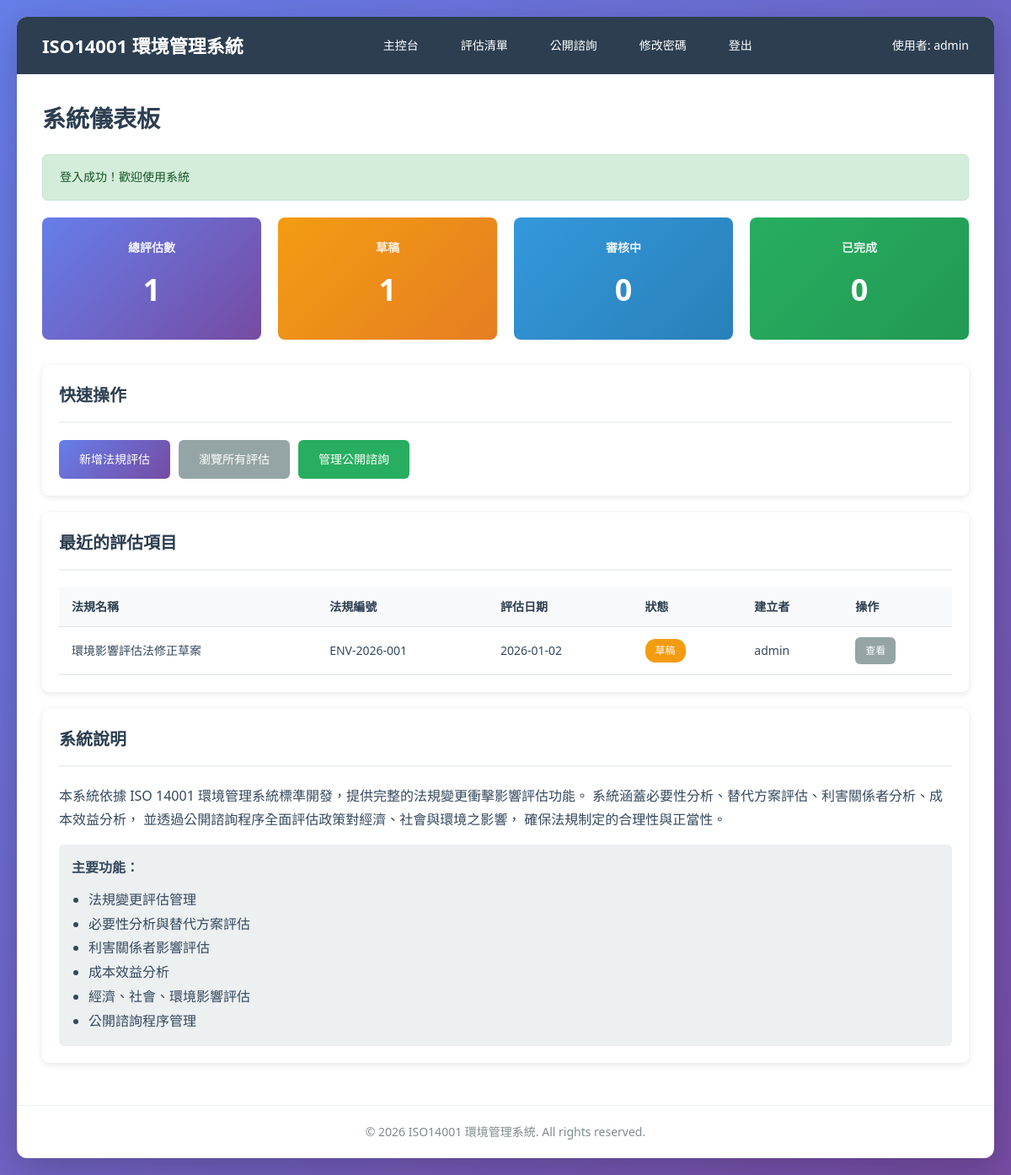
/index.php (signed in), run on the app's committed database.
### tables this page shows
CREATE TABLE regulation_assessments (
    id INT PRIMARY KEY AUTO_INCREMENT,
    regulation_name VARCHAR(200) NOT NULL,
    regulation_number VARCHAR(100),
    effective_date DATE,
    assessment_date DATE NOT NULL,
    status ENUM('draft', 'in_review', 'completed') DEFAULT 'draft',
    created_by INT,
    created_at TIMESTAMP DEFAULT CURRENT_TIMESTAMP,
    updated_at TIMESTAMP DEFAULT CURRENT_TIMESTAMP ON UPDATE CURRENT_TIMESTAMP,
    FOREIGN KEY (created_by) REFERENCES users(id) ON DELETE SET NULL,
    INDEX idx_status (status),
    INDEX idx_created_by (created_by),
    INDEX idx_created_at (created_at)
);

CREATE TABLE users (
    id INT PRIMARY KEY AUTO_INCREMENT,
    username VARCHAR(50) UNIQUE NOT NULL,
    password VARCHAR(255) NOT NULL,
    created_at TIMESTAMP DEFAULT CURRENT_TIMESTAMP,
    last_login TIMESTAMP NULL,
    INDEX idx_username (username)
);

### index.php (the view, shortened to what this page needs)
<?php
require_once 'config.php';
$total_assessments = $conn->query("SELECT COUNT(*) as count FROM regulation_assessments")->fetch_assoc()['count'];
$draft_count = $conn->query("SELECT COUNT(*) as count FROM regulation_assessments WHERE status = 'draft'")->fetch_assoc()['count'];
$review_count = $conn->query("SELECT COUNT(*) as count FROM regulation_assessments WHERE status = 'in_review'")->fetch_assoc()['count'];
$completed_count = $conn->query("SELECT COUNT(*) as count FROM regulation_assessments WHERE status = 'completed'")->fetch_assoc()['count'];
$recent_query = "SELECT ra.*, u.username
                 FROM regulation_assessments ra
                 LEFT JOIN users u ON ra.created_by = u.id
                 ORDER BY ra.created_at DESC
                 LIMIT 5";
$recent_assessments = $conn->query($recent_query);
?>
<!DOCTYPE html>
<html lang="zh-TW">
<head>
    <link rel="stylesheet" href="style.css">
</head>
<body>
    <div class="container">
        <nav class="navbar">
            <h1><?php echo SITE_NAME; ?></h1>
            <div class="nav-links">
                <a href="index.php">主控台</a>
                <a href="assessment_list.php">評估清單</a>
                <a href="consultation.php">公開諮詢</a>
                <a href="change_password.php">修改密碼</a>
                <a href="logout.php">登出</a>
            </div>
            <div class="user-info">
                <span>使用者: <?php echo htmlspecialchars($_SESSION['username']); ?></span>
            </div>
        </nav>
        <div class="content">
            <h2>系統儀表板</h2>
            <?php echo display_messages(); ?>
            <div class="dashboard-grid">
                <div class="stat-card">
                    <h4>總評估數</h4>
                    <div class="number"><?php echo $total_assessments; ?></div>
                </div>
                <div class="stat-card" style="background: linear-gradient(135deg, #f39c12 0%, #e67e22 100%);">
                    <h4>草稿</h4>
                    <div class="number"><?php echo $draft_count; ?></div>
                </div>
                <div class="stat-card" style="background: linear-gradient(135deg, #3498db 0%, #2980b9 100%);">
                    <h4>審核中</h4>
                    <div class="number"><?php echo $review_count; ?></div>
                </div>
                <div class="stat-card" style="background: linear-gradient(135deg, #27ae60 0%, #229954 100%);">
                    <h4>已完成</h4>
                    <div class="number"><?php echo $completed_count; ?></div>
                </div>
            </div>
            <div class="card">
                <div class="card-header">
                    <h3>快速操作</h3>
                </div>
                <div class="card-body">
                    <div class="action-buttons">
                        <a href="assessment_form.php" class="btn btn-primary">
                            新增法規評估
                        </a>
                        <a href="assessment_list.php" class="btn btn-secondary">
                            瀏覽所有評估
                        </a>
                        <a href="consultation.php" class="btn btn-success">
                            管理公開諮詢
                        </a>
                    </div>
                </div>
            </div>
            <div class="card">
                <div class="card-header">
                    <h3>最近的評估項目</h3>
                </div>
                <div class="card-body">
                    <?php if ($recent_assessments->num_rows > 0): ?>
                        <div class="table-container">
                            <table>
                                <thead>
                                    <tr>
                                        <th>法規名稱</th>
                                        <th>法規編號</th>
                                        <th>評估日期</th>
                                        <th>狀態</th>
                                        <th>建立者</th>
                                        <th>操作</th>
                                    </tr>
                                </thead>
                                <tbody>
                                    <?php while ($row = $recent_assessments->fetch_assoc()): ?>
                                        <tr>
                                            <td><?php echo htmlspecialchars($row['regulation_name']); ?></td>
                                            <td><?php echo htmlspecialchars($row['regulation_number'] ?: '-'); ?></td>
                                            <td><?php echo format_date($row['assessment_date']); ?></td>
                                            <td>
                                                <span class="badge badge-<?php echo $row['status'] === 'draft' ? 'draft' : ($row['status'] === 'in_review' ? 'review' : 'completed'); ?>">
                                                    <?php echo translate_status($row['status']); ?>
                                                </span>
                                            </td>
                                            <td><?php echo htmlspecialchars($row['username'] ?: '-'); ?></td>
                                            <td>
                                                <a href="assessment_detail.php?id=<?php echo $row['id']; ?>" class="btn btn-secondary" style="padding: 6px 12px; font-size: 12px;">
                                                    查看
                                                </a>
                                            </td>
                                        </tr>
                                    <?php endwhile; ?>
                                </tbody>
                            </table>
                        </div>
                    <?php else: ?>
                        <p style="color: #7f8c8d; text-align: center; padding: 20px;">尚無評估記錄</p>
                    <?php endif; ?>
                </div>
            </div>
            <div class="card">
                <div class="card-header">
                    <h3>系統說明</h3>
                </div>
                <div class="card-body">
                    <p style="line-height: 1.8; color: #34495e;">
                        本系統依據 ISO 14001 環境管理系統標準開發，提供完整的法規變更衝擊影響評估功能。
                        系統涵蓋必要性分析、替代方案評估、利害關係者分析、成本效益分析，
                        並透過公開諮詢程序全面評估政策對經濟、社會與環境之影響，
                        確保法規制定的合理性與正當性。
                    </p>
                    <div style="margin-top: 15px; padding: 15px; background: #ecf0f1; border-radius: 6px;">
                        <strong>主要功能：</strong>
                        <ul style="margin-top: 10px; margin-left: 20px; line-height: 1.8;">
                            <li>法規變更評估管理</li>
                            <li>必要性分析與替代方案評估</li>
                            <li>利害關係者影響評估</li>
                            <li>成本效益分析</li>
                            <li>經濟、社會、環境影響評估</li>
                            <li>公開諮詢程序管理</li>
                        </ul>
                    </div>
                </div>
            </div>
        </div>
        <div class="footer">
            <p>&copy; 2026 <?php echo SITE_NAME; ?>. All rights reserved.</p>
        </div>
    </div>
</body>
</html>

### style.css (style rules this page uses)
* { margin: 0; padding: 0; box-sizing: border-box; }
body { font-family: 'Microsoft JhengHei', 'Segoe UI', 'Arial', sans-serif; background: linear-gradient(135deg, #667eea 0%, #764ba2 100%); min-height: 100vh; padding: 20px; line-height: 1.6; }
.container { max-width: 1200px; margin: 0 auto; background: white; border-radius: 12px; box-shadow: 0 10px 40px rgba(0, 0, 0, 0.2); overflow: hidden; }
.navbar { background: #2c3e50; color: white; padding: 15px 30px; display: flex; justify-content: space-between; align-items: center; flex-wrap: wrap; }
.navbar h1 { font-size: 22px; font-weight: 600; margin: 0; }
.nav-links { display: flex; gap: 20px; flex-wrap: wrap; }
.nav-links a { color: white; text-decoration: none; padding: 8px 15px; border-radius: 5px; transition: background 0.3s ease; font-size: 14px; }
.user-info { display: flex; align-items: center; gap: 15px; }
.user-info span { font-size: 14px; }
.content { padding: 30px; }
.content h2 { color: #2c3e50; margin-bottom: 20px; font-size: 28px; }
.btn { display: inline-block; padding: 12px 24px; border: none; border-radius: 6px; font-size: 14px; font-weight: 500; cursor: pointer; text-decoration: none; transition: all 0.3s ease; text-align: center; font-family: inherit; }
.btn-primary { background: linear-gradient(135deg, #667eea 0%, #764ba2 100%); color: white; }
.btn-secondary { background: #95a5a6; color: white; }
.btn-success { background: #27ae60; color: white; }
.card { background: white; border-radius: 8px; padding: 20px; margin-bottom: 20px; box-shadow: 0 2px 8px rgba(0, 0, 0, 0.1); }
.card-header { border-bottom: 2px solid #ecf0f1; padding-bottom: 15px; margin-bottom: 20px; }
.card-header h3 { color: #2c3e50; font-size: 20px; margin: 0; }
.card-body { color: #34495e; }
.table-container { overflow-x: auto; margin-top: 20px; }
table { width: 100%; border-collapse: collapse; }
table thead { background: #f8f9fa; }
table th, table td { padding: 12px 15px; text-align: left; border-bottom: 1px solid #dee2e6; font-size: 14px; }
table th { font-weight: 600; color: #2c3e50; }
.badge { display: inline-block; padding: 4px 12px; border-radius: 12px; font-size: 12px; font-weight: 500; }
.badge-draft { background: #f39c12; color: white; }
.dashboard-grid { display: grid; grid-template-columns: repeat(auto-fit, minmax(250px, 1fr)); gap: 20px; margin-bottom: 30px; }
.stat-card { background: linear-gradient(135deg, #667eea 0%, #764ba2 100%); color: white; padding: 25px; border-radius: 8px; text-align: center; }
.stat-card h4 { font-size: 14px; margin-bottom: 10px; opacity: 0.9; }
.stat-card .number { font-size: 36px; font-weight: bold; margin-bottom: 5px; }
.action-buttons { display: flex; gap: 10px; flex-wrap: wrap; margin-top: 20px; }
.footer { text-align: center; padding: 20px; color: #7f8c8d; font-size: 14px; border-top: 1px solid #ecf0f1; }

### data on the page
regulation_assessments: regulation_name "環境影響評估法修正草案", regulation_number "ENV-2026-001", assessment_date "2026-01-02", created_by.username "admin"

### other printed values
SITE_NAME "ISO14001 環境管理系統"
$_SESSION['username'] "admin"
$_SESSION['success_message'] "登入成功！歡迎使用系統"
$total_assessments "1"
$draft_count "1"
$review_count "0"
$completed_count "0"
